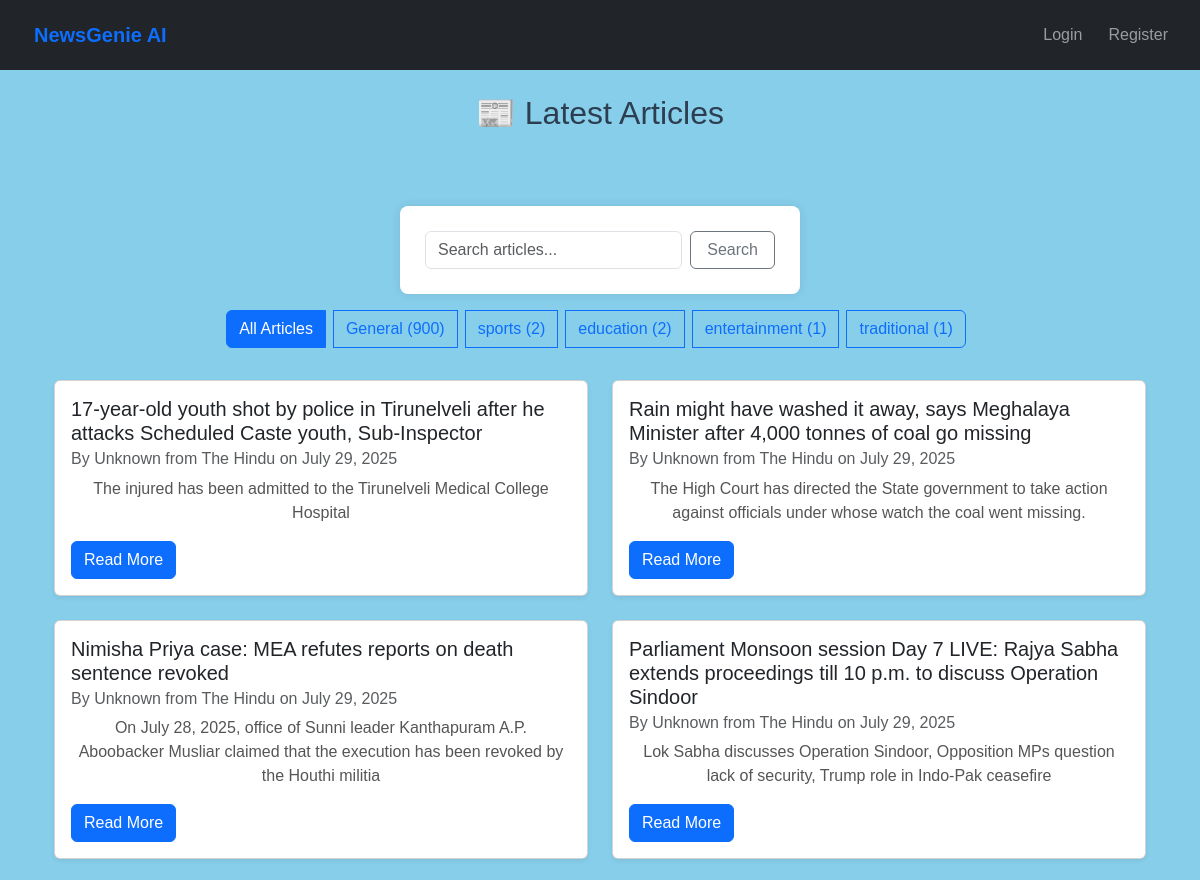
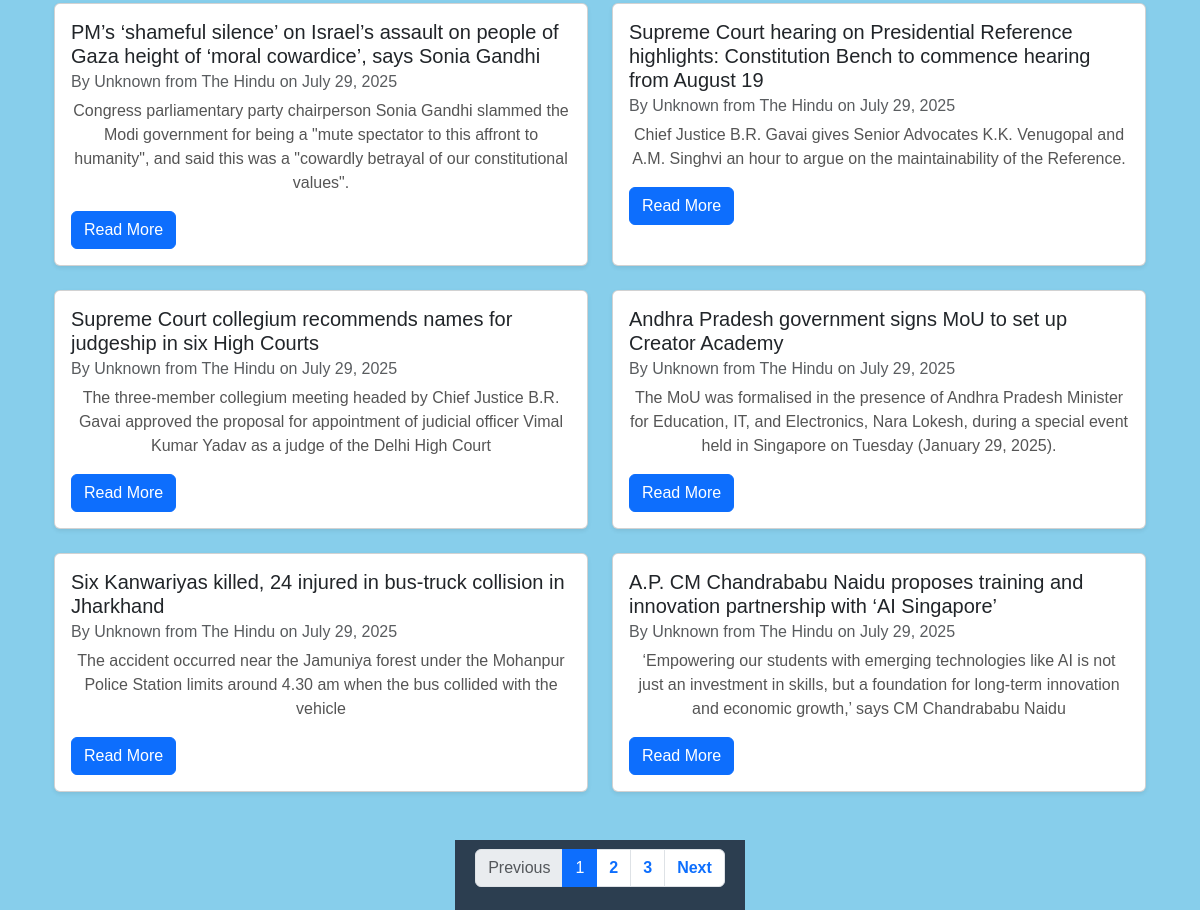
The page /articles/ on the database as committed earlier (2 pictures, top to bottom).
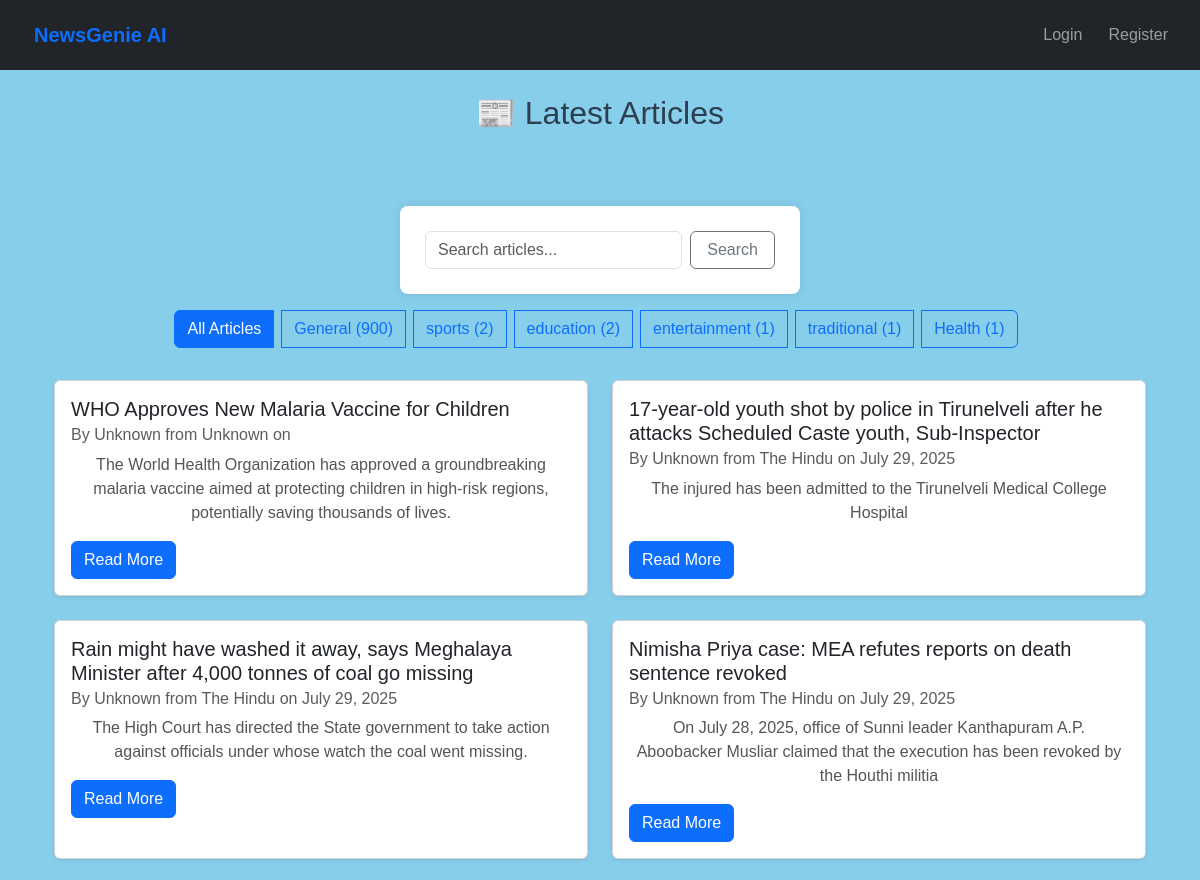
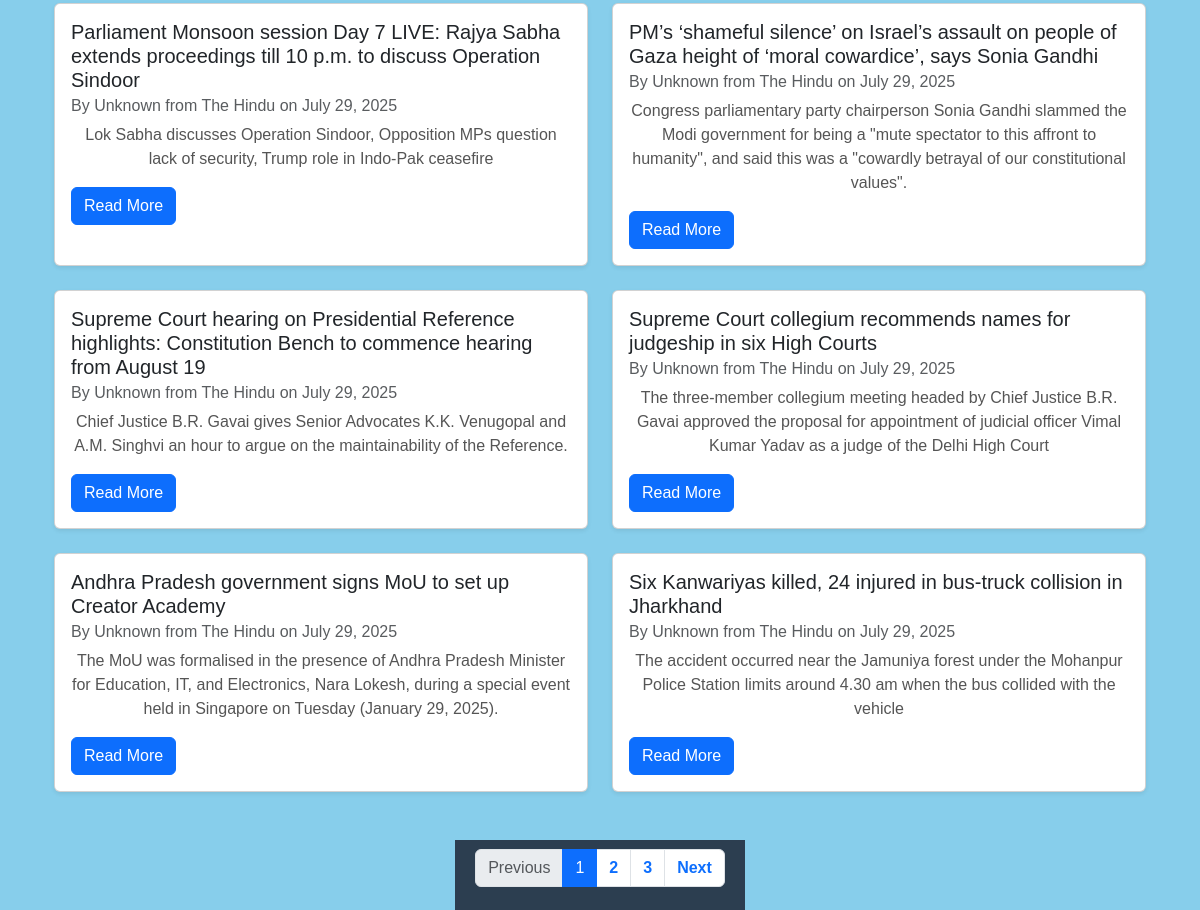
The same page on the database as committed later (2 pictures, top to bottom).
### news/models.py (models this page shows, shortened)
class Category(models.Model):
    name = models.CharField(max_length=100)
    description = models.TextField(blank=True)

class Article(models.Model):
    title = models.CharField(max_length=200)
    content = models.TextField()
    summary = models.TextField(blank=True, null=True)
    source_url = models.URLField()
    category = models.ForeignKey(Category, on_delete=models.CASCADE)
    published_date = models.DateTimeField(default=timezone.now)
    link = models.URLField(max_length=500, unique=True, null=True, blank=True)
    publication_date = models.DateTimeField(null=True, blank=True)
    author = models.CharField(max_length=255, default='Unknown')
    source = models.CharField(max_length=100, default='Unknown')
    created_at = models.DateTimeField(auto_now_add=True)
    audio_file = models.FileField(upload_to='audio/', blank=True, null=True)
    approved = models.BooleanField(default=False)
    class Meta:
        ordering = ['-published_date']

### news/views.py (the view, shortened to what this page needs)
# urls.py: path('', ArticleListView.as_view(), name='home'),
class ArticleListView(ListView):
    model = Article
    template_name = 'news/article_list.html'
    context_object_name = 'articles'
    paginate_by = 10
    def get_queryset(self):
        queryset = Article.objects.all().order_by('-published_date')
        category = self.request.GET.get('category')
        query = self.request.GET.get('q')
        if category:
            queryset = queryset.filter(category_name_iexact=category)
        return queryset
    def get_context_data(self, **kwargs):
        context = super().get_context_data(**kwargs)
        context['categories'] = Category.objects.annotate(article_count=Count('article'))
        context['current_category'] = self.request.GET.get('category', '')
        context['query'] = self.request.GET.get('q', '')
        context['recommendations'] = []
        return context

### news/templates/news/article_list.html (shortened to what this page needs)
{% extends 'base.html' %}
{% block content %}
<div class="container mt-4">
  <h2 class="mb-4 text-center">📰 Latest Articles</h2>
  <div class="mb-4">
    <div class="row justify-content-center">
      <div class="col-md-8">
  <form method="get" action="{% url 'home' %}" class="d-flex align-items-stretch mb-3">
    <input type="text" name="q" value="{{ query }}" placeholder="Search articles..." class="form-control flex-grow-1 me-2" />
    <button type="submit" class="btn btn-outline-secondary w-auto px-3">Search</button>
  </form>
</div>
      <div class="col-md-12 text-center">
        <div class="btn-group flex-wrap" role="group">
          <a href="{% url 'home' %}" class="btn {% if not current_category %}btn-primary{% else %}btn-outline-primary{% endif %} mb-2 me-2">
            All Articles
          </a>
          {% for category in categories %}
            <a href="{% url 'home' %}?category={{ category.name }}{% if query %}&q={{ query }}{% endif %}"
               class="btn {% if current_category == category.name %}btn-primary{% else %}btn-outline-primary{% endif %} mb-2 me-2">
              {{ category.name }} ({{ category.article_count }})
            </a>
          {% endfor %}
        </div>
      </div>
    </div>
  </div>
  <div class="row">
    {% for article in articles %}
      <div class="col-md-6 mb-4">
        <div class="card h-100 shadow-sm">
          <div class="card-body">
            <h5 class="card-title">{{ article.title }}</h5>
<h6 class="card-subtitle mb-2 text-muted">
  By {{ article.author }} from {{ article.source }} on {{ article.publication_date|date:"F d, Y" }}
</h6>
            <p class="card-text">{{ article.summary|default:"" }}</p>
            <a href="{% url 'article_detail' article.pk %}" class="btn btn-primary">Read More</a>
          </div>
        </div>
      </div>
    {% empty %}
      <div class="col-12 text-center">
        <p class="text-muted">No articles found.</p>
      </div>
    {% endfor %}
  </div>
</div>
  {% if is_paginated %}
    <div class="d-flex justify-content-center mt-4">
      <nav>
        <ul class="pagination">
          {% if page_obj.has_previous %}
            <li class="page-item">
              <a class="page-link" href="?{% if current_category %}category={{ current_category }}&{% endif %}{% if query %}q={{ query }}&{% endif %}page={{ page_obj.previous_page_number }}">Previous</a>
            </li>
          {% else %}
            <li class="page-item disabled"><span class="page-link">Previous</span></li>
          {% endif %}
          {% for num in paginator.page_range %}
            {% if page_obj.number == num %}
              <li class="page-item active"><span class="page-link">{{ num }}</span></li>
            {% elif num > page_obj.number|add:'-3' and num < page_obj.number|add:'3' %}
              <li class="page-item">
                <a class="page-link" href="?{% if current_category %}category={{ current_category }}&{% endif %}{% if query %}q={{ query }}&{% endif %}page={{ num }}">{{ num }}</a>
              </li>
            {% endif %}
          {% endfor %}
          {% if page_obj.has_next %}
            <li class="page-item">
              <a class="page-link" href="?{% if current_category %}category={{ current_category }}&{% endif %}{% if query %}q={{ query }}&{% endif %}page={{ page_obj.next_page_number }}">Next</a>
            </li>
          {% else %}
            <li class="page-item disabled"><span class="page-link">Next</span></li>
          {% endif %}
        </ul>
      </nav>
    </div>
  {% endif %}
{% endblock %}

### templates/base.html (shortened to what this page needs)
{% load static %}
<!DOCTYPE html>
<html lang="en">
<head>
    <link href="https://cdn.jsdelivr.net/npm/bootstrap@5.3.0/dist/css/bootstrap.min.css" rel="stylesheet">
    <link href="https://cdn.jsdelivr.net/npm/bootstrap-icons@1.11.3/font/bootstrap-icons.css" rel="stylesheet">
    <link rel="stylesheet" href="{% static 'css/style.css' %}">
</head>
<body>
    <nav class="navbar navbar-expand-lg navbar-dark bg-dark w-100">
        <div class="container-fluid px-4 d-flex justify-content-between align-items-center">
            <a class="navbar-brand fw-bold text-primary" >NewsGenie AI</a>
            <div class="collapse navbar-collapse" id="navbarNav">
                <ul class="navbar-nav ms-auto">
                    {% if user.is_authenticated %}
                    <li class="nav-item">
                        <a class="nav-link {% if request.path == '/' %}active{% endif %}" href="{% url 'landing' %}">Home</a>
                    </li>
                    <li class="nav-item">
                        <a class="nav-link {% if request.path == '/articles/' %}active{% endif %}" href="{% url 'home' %}">Articles</a>
                    </li>
                    <li class="nav-item">
                        <a class="nav-link {% if request.path == '/preferences/' %}active{% endif %}" href="{% url 'users:preferences' %}">Preferences</a>
                    </li>
                    <li class="nav-item">
                        <a class="nav-link {% if request.path == '/History/' %}active{% endif %}" href="{% url 'reading_history' %}">History</a>
                    </li>
                    <form class="navbar-brand" method="post" action="{% url 'logout' %}">
  {% csrf_token %}
  <button type="submit">Logout</button>
</form>
                    {% else %}
                        <li class="nav-item">
                            <a class="nav-link" href="{% url 'login' %}">Login</a>
                        </li>
                        <li class="nav-item">
                            <a class="nav-link" href="{% url 'register' %}">Register</a>
                        </li>
                    {% endif %}
                </ul>
            </div>
        </div>
    </nav>
    <main class="container mt-4">
        {% block content %}
        {% endblock %}
    </main>
</body>
</html>

### static/css/style.css (style rules this page uses)
body { font-family: Arial, sans-serif; background-color: #f4f6f8; margin: 0; padding: 0; background-color: skyblue; }
nav { background-color: #2c3e50; padding: 9px 20px; height: 70px; }
nav a { color: white; margin-left: 10px; text-decoration: none; font-weight: bold; }
main form, .content-area form { background-color: white; max-width: 400px; margin: 50px auto; padding: 25px; box-shadow: 0px 0px 10px rgba(0, 0, 0, 0.1); border-radius: 8px; }
button { background-color: #3498db; color: white; padding: 10px 20px; border: none; cursor: pointer; border-radius: 5px; }
h2 { text-align: center; color: #2c3e50; }
p { text-align: center; color: #555; }

Rows that differ between the two databases and show on the page:
no longer on this page (row unchanged): Article: title "A.P. CM Chandrababu Naidu proposes training and innovation partnership with ‘AI Singapore’", author "Unknown", source "The Hindu", publication_date "July 29, 2025", summary "‘Empowering our students with emerging technologies like AI is not just an investment in skills, but a foundation for long-term innovation and economic growth,’ says CM Chandrababu Naidu"
added Category: name "Health", article_count "1"
added Article: title "WHO Approves New Malaria Vaccine for Children", author "Unknown", source "Unknown", summary "The World Health Organization has approved a groundbreaking malaria vaccine aimed at protecting children in high-risk regions, potentially saving thousands of lives."
